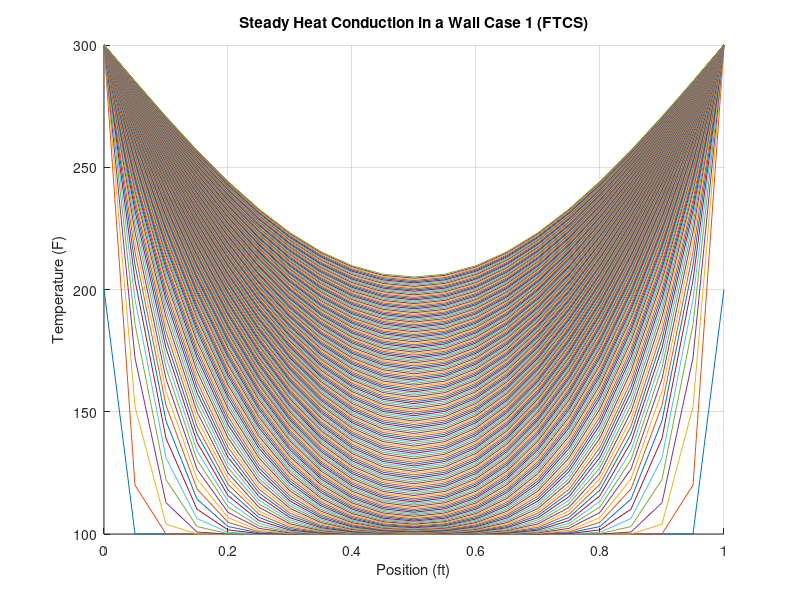

MATLAB code for this plot:
% Case 1
% Input (known data)
L = 1.0;            % wall thickness in ft
alpha = 0.1;        % Diffusivity constant 
time = 1 ;             % Assume 1 Hour time
Ti = 100.0;         % initial temperature
Ts = 300.0;         % boundary temperature
dx = 0.05;          % Spatial step
dt = 0.005;         % Time Step
Nx = L/dx;          % number of spatial steps
r = alpha * dt / dx^2;

N = L/dx + 1 ; % Space nodes
M = time/dt + 1 ; % Time nodes

% Zero vectors of x & t
x = zeros(N, 1);
t = zeros(M, 1);


% Discretize space & time domain
for i = 1:N
    x(i) = 0 + (i - 1)*dx;
end

for n = 1:M
    t(n) = 0 + (n - 1)*dt;
end

% Outer Nodes
T = zeros(M,N);
T(:,1) = 300; %Left Boundary Condition
T(:,N) = 300; %Right Boundary Condition
T(1,2:N-1) = 100; %Initial Condition

% Fix the corners by averaging overlapping BCs
T(1,1)   = (300+100) / 2;   % Bottom-left
T(1,N)   = (300+100) / 2;  % Bottom-right

% Interior Nodes
for n= 1:M-1
    for i=2:N-1
        T(n+1, i) = r*T(n,i+1) + (1-2*r)*T(n,i) + r*T(n,i-1);
    end
end
% Result of Matrix T
disp(T);
% Plotting
x = linspace(0, L, N);
figure(1);
hold on;
for k = 1:size(T, 1)
    plot(x, T(k, :));
end
xlabel('Position (ft)');
ylabel('Temperature (F)');
title('Steady Heat Conduction in a Wall Case 1 (FTCS)');
grid on;